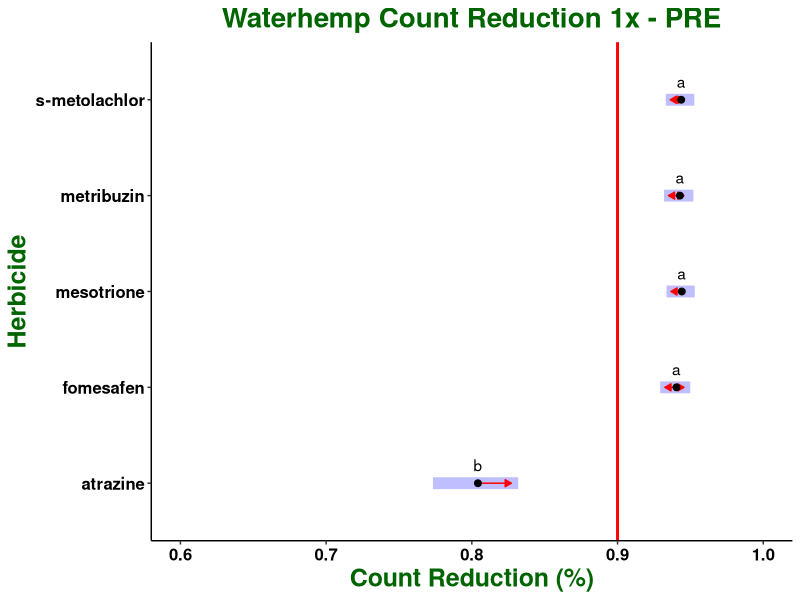

This chart was generated by the following R code: (Note: this script raises an error after producing the figure.)
## ---- chunk 1

knitr::opts_chunk$set(echo = TRUE)
library(tidyverse)
library(ggplot2)
library(car)
library(emmeans)
library(multcompView)
library(glmmTMB)
library(ggpubr)

## ---- chunk 2

waterhemp <- read.csv("All PRE_Reduction_1x.csv")

str(waterhemp)

waterhemp$run <- as.factor(waterhemp$run)

waterhemp$pop <- as.factor(waterhemp$pop)

waterhemp$herb <- as.factor(waterhemp$herb)

waterhemp$rate <- as.factor(waterhemp$rate)

waterhemp$rep <- as.factor(waterhemp$rep)

str(waterhemp)

## ---- chunk 3

model <- glmmTMB(count_red ~ herb + (1|run) + (1|pop), data = waterhemp, beta_family(link = "logit"))

## ---- chunk 4

summary(model)

## ---- chunk 5

glmmTMB:::Anova.glmmTMB(model)

## ---- chunk 6

emm_herb <- emmeans(model, ~ herb, adjust = "tukey", type = "response", contr = "pairwise")

emm_herb

CLD_emm_herb <- if(requireNamespace("multcomp")) {
    multcomp::cld(emm_herb$emmeans, alpha = 0.05, Letters=letters, adjust="tukey", reversed = TRUE)}

CLD_emm_herb

## ---- chunk 7

plot(emm_herb, adjust = "tukey", comparisons = TRUE) + xlim(0.6, 1) + 
  geom_point(size = 1) +
  geom_vline(xintercept = 0.9, size = 1, colour = "red") + 
  geom_text(aes(label = c("b", "a", "a", "a", "a")), vjust = -1) +
  labs(title = "Waterhemp Count Reduction 1x - PRE", x = "Count Reduction (%)", y = "Herbicide") + 
  theme_classic() + 
  theme (plot.title = element_text(face = "bold", hjust = 0.5, size = 20, colour = "darkgreen"), 
         axis.title = element_text(face = "bold", size = 18, colour = "darkgreen"), 
         axis.text = element_text(face = "bold", size = 12, colour = "black")) +
  ggsave("All PRE 1x_BETA Tukey HSD.jpeg", units="in", width=8, height=5, dpi=600)
